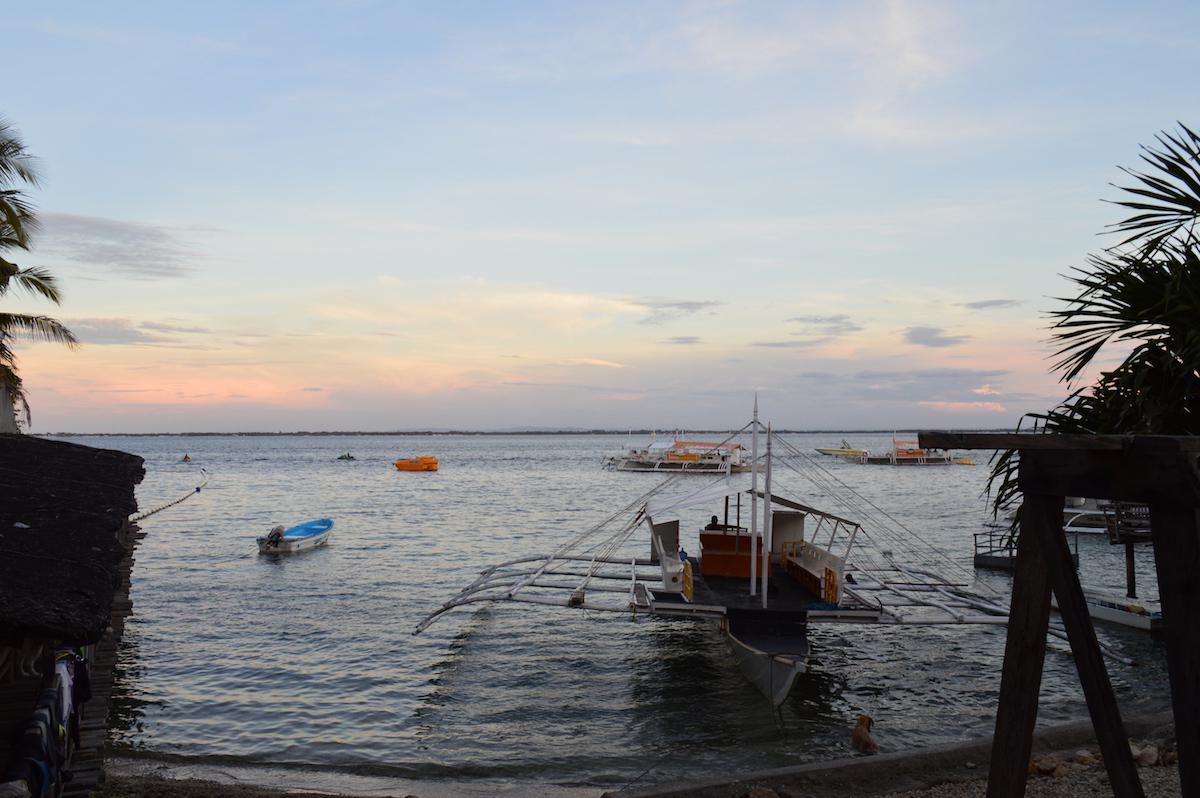
#> input picture imgs/img1/sample.jpg, 1200 x 798 px; its folder holds only this picture in this run
$ jupyter execute resize_imgs_in_some_folder.ipynb
#> lines starting #> are read from the running program, lines starting #| are printed output that depends on the picture
[cell 1]
import os
from PIL import Image

[cell 2]
#変形したいファイルをimg{番号}フォルダに保存
#ファイルがresized{番号}フォルダに出力される
#img.resize((256,256))の数値を変えれば変形サイズを変えられる

folders = []
path = './imgs/'
root_folders = os.listdir(path)

for dir in root_folders:
    folders.append(path+dir)

[cell 3]
print(folders)
print(root_folders)

[cell 4]
for i,folder in enumerate(folders):
    files = os.listdir(folder)
    if not os.path.exists("./imgs/resized_"+root_folders[i]):
        os.mkdir("./imgs/resized_"+root_folders[i])

    for j,file in enumerate(files):
        files[j] = folder+"/"+file
        img = Image.open(files[j])
#> img is the input picture: PIL image 1200x798 RGB; mean R, G, B 138.6, 141.5, 145.6
        img_resized = img.resize((256,256))
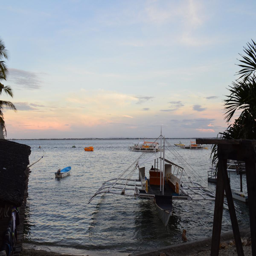
#> img_resized: PIL image 256x256 RGB; mean R, G, B 138.6, 141.5, 145.6

        new_dir = "./imgs/resized_"+root_folders[i]+"/"+file
        img_resized.save(new_dir)
#> pass 2 of the loop `for i,folder in enumerate(folders):`:
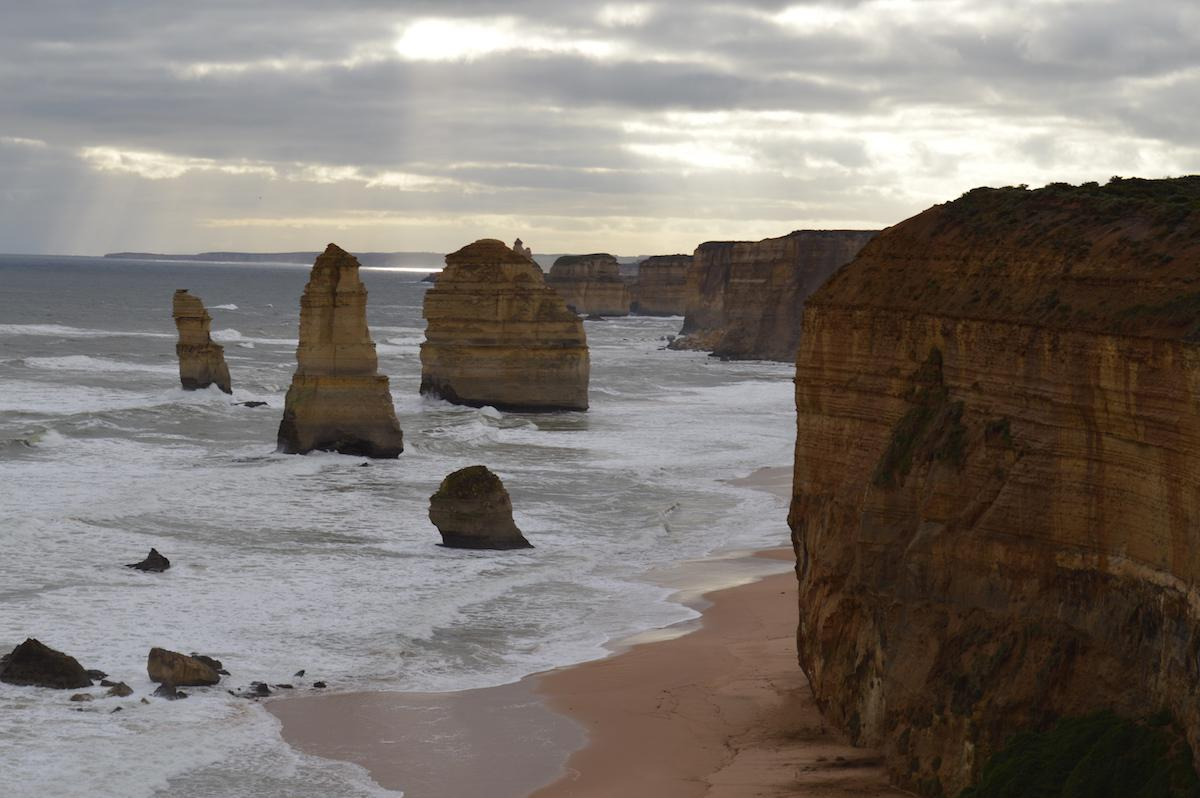
#> input picture imgs/img2/sample_12.jpg, 1200 x 798 px
#> img is the input picture: PIL image 1200x798 RGB; mean R, G, B 126.3, 119.2, 113.3
#> `img_resized = img.resize((256,256))`:
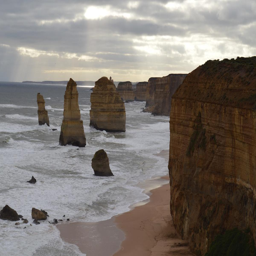
#> img_resized: PIL image 256x256 RGB; mean R, G, B 126.3, 119.2, 113.3
